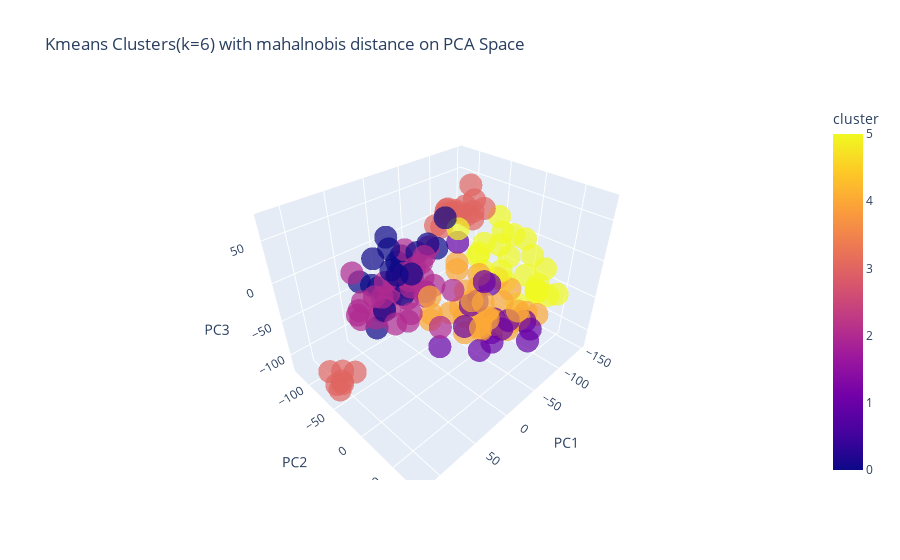

Source (notebook cell):
### Markdown cell above
##For k=6

### Code cell
labels_maha1, centroids_maha = kmeans_mahalanobis(X_umap, 6)
df1 = pd.DataFrame(X_pca3, columns=["PC1","PC2","PC3"])
df1["cluster"] = labels_maha1
fig = px.scatter_3d(df1, x="PC1", y="PC2", z="PC3",
                    color="cluster", opacity=0.7,
                    title="Kmeans Clusters(k=6) with mahalnobis distance on PCA Space")
fig.show()

### Figure 1 — Plotly figure (JSON) as saved in the notebook; plotly's stock layout.template omitted (floating-point values rounded to 4 significant figures; data arrays with more than 128 entries replaced by an {"elided": "..."} marker saying what was removed)
{"data": [{"hovertemplate": "PC1=%{x}<br>PC2=%{y}<br>PC3=%{z}<br>cluster=%{marker.color}<extra></extra>", "legendgroup": "", "marker": {"color": {"elided": "151 int values"}, "coloraxis": "coloraxis", "opacity": 0.7, "symbol": "circle"}, "mode": "markers", "name": "", "scene": "scene", "showlegend": false, "type": "scatter3d", "x": {"elided": "151 float values"}, "y": {"elided": "151 float values"}, "z": {"elided": "151 float values"}}], "layout": {"coloraxis": {"colorbar": {"title": {"text": "cluster"}}, "colorscale": [[0, "#0d0887"], [0.1111, "#46039f"], [0.2222, "#7201a8"], [0.3333, "#9c179e"], [0.4444, "#bd3786"], [0.5556, "#d8576b"], [0.6667, "#ed7953"], [0.7778, "#fb9f3a"], [0.8889, "#fdca26"], [1, "#f0f921"]]}, "legend": {"tracegroupgap": 0}, "scene": {"domain": {"x": [0, 1], "y": [0, 1]}, "xaxis": {"title": {"text": "PC1"}}, "yaxis": {"title": {"text": "PC2"}}, "zaxis": {"title": {"text": "PC3"}}}, "title": {"text": "Kmeans Clusters(k=6) with mahalnobis distance on PCA Space"}}}
